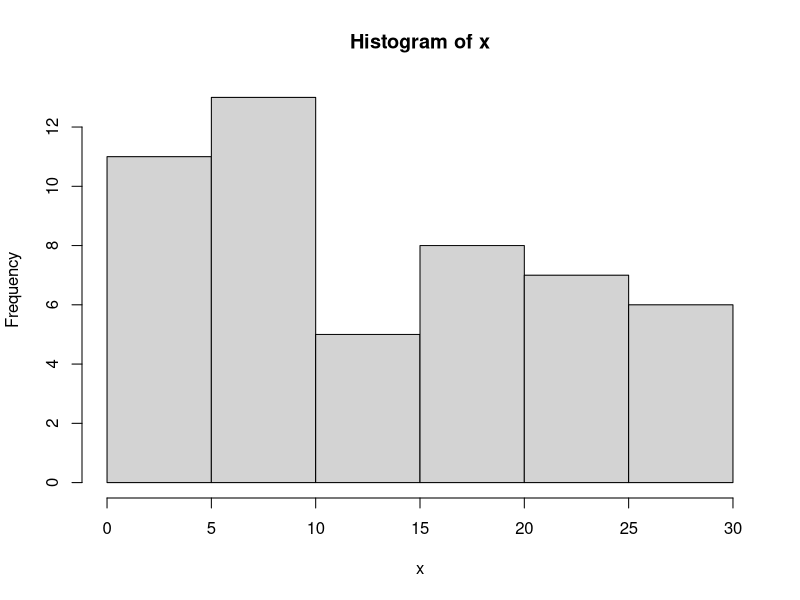
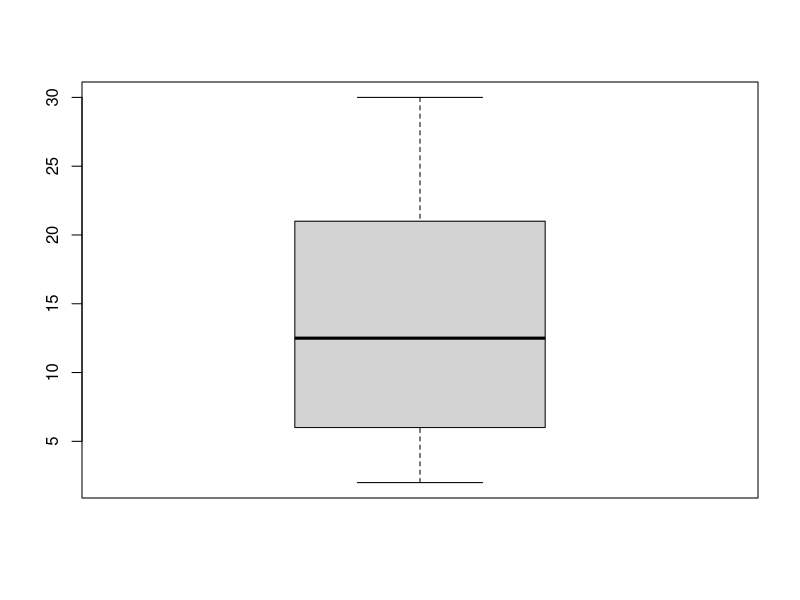
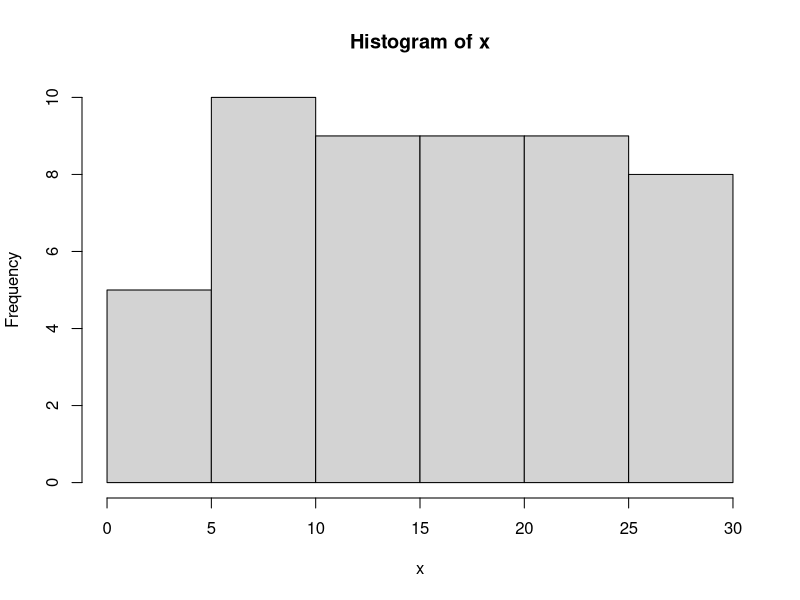
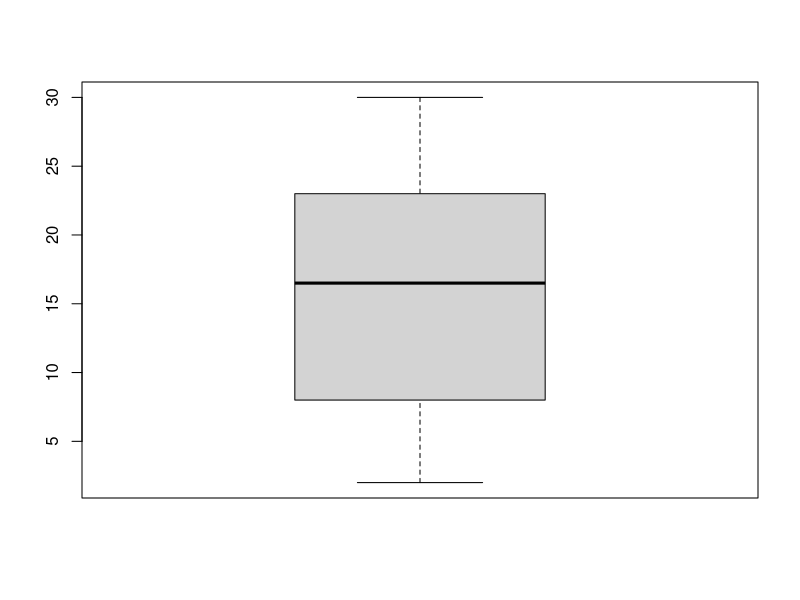
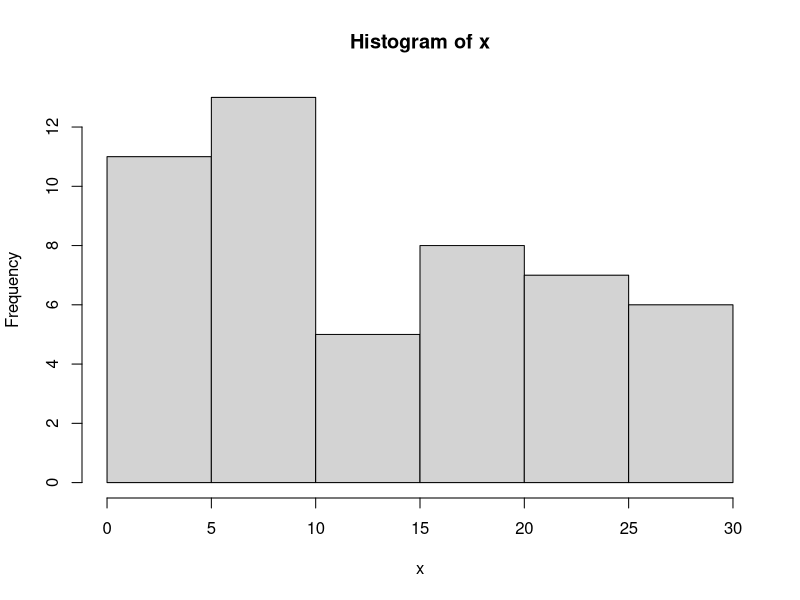
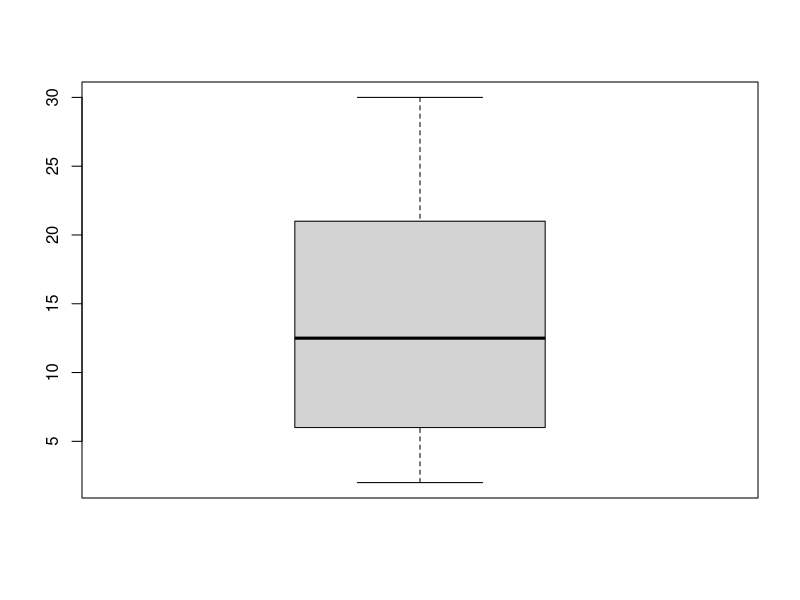
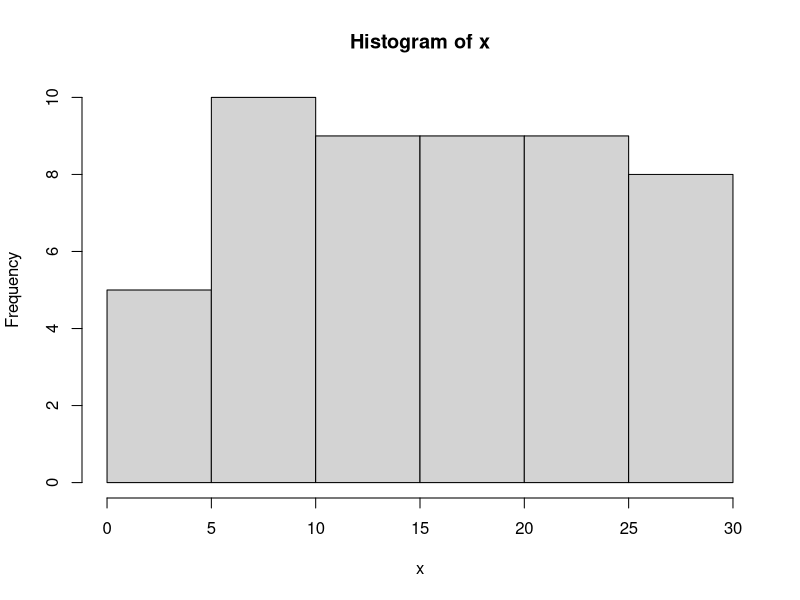
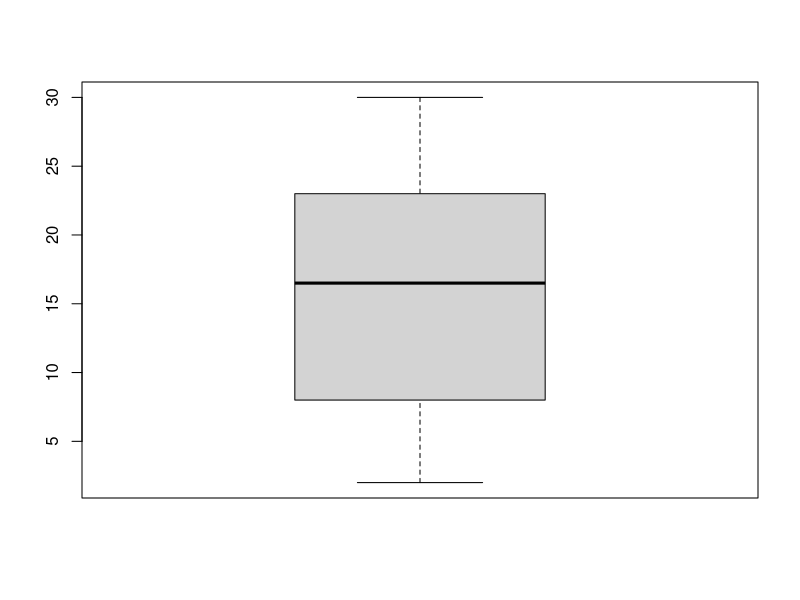

Here is the R script that generated these plots, in order:

# Regressão Linear Múltipla ------------------------------------------------------------------------------------------------------
# Autoria do script: Jeanne Franco -----------------------------------------------------------------------------------------------
# Data do script: 11/05/22 -------------------------------------------------------------------------------------------------------
# Referência: Curso Udemy --------------------------------------------------------------------------------------------------------

# Criando conjunto de dados ----------------------------------------------------------------------------------------------------------------

?sample

m <- sample(1:30, 50, replace = TRUE)
n <- sample(1:30, 50, replace = TRUE)

# Fórmula geral de funções -----------------------------------------------------------------------------------------------------------------

### nome_da_funcao <- function(x) {transformar x}
### Funções são criadas para evitar repetições de linhas e/ou comandos complicados

# Exemplo de função ------------------------------------------------------------------------------------------------------------------------

teste <- function(x) {
  x + 1
}

teste(4)
teste(0)

teste1 <- function(x) {
  x + 1
  x + 5
}

teste1(4)
teste1(0)

### Escrita dessa forma, a função ler apenas a última linha, portanto, o
### 'print' se faz necessário.

teste2 <- function(x) {
  print(x + 1)
  print(x + 5)
}

teste2(3)
teste2(m)
teste2(n)

# Funções complexas ------------------------------------------------------------------------------------------------------------------------

resumo <- function(x) {
  print(mean(x))
  print(sd(x))
  hist(x)
  boxplot(x)
}

resumo(m)
resumo(n)

# Funções mais detalhadas ------------------------------------------------------------------------------------------------------------------

resumo <- function(x) {
  print("Média")
  print(mean(x))
  print("Desvio padrão")
  print(sd(x))
  hist(x)
  boxplot(x)
}

resumo(m)
resumo(n)
resumo(1:20) 
